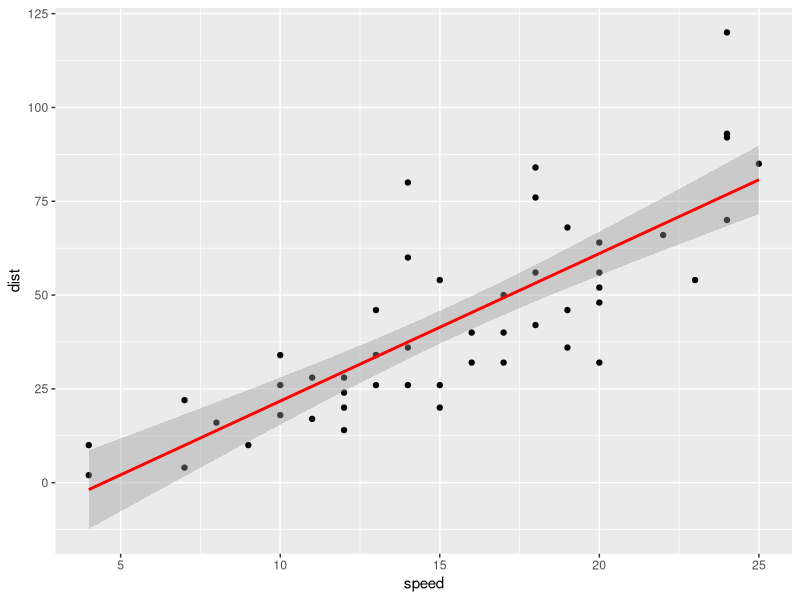
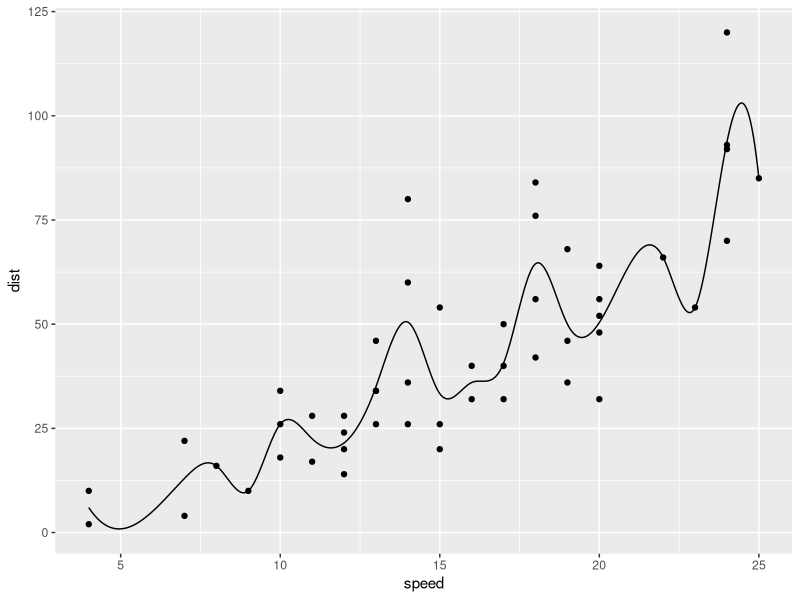
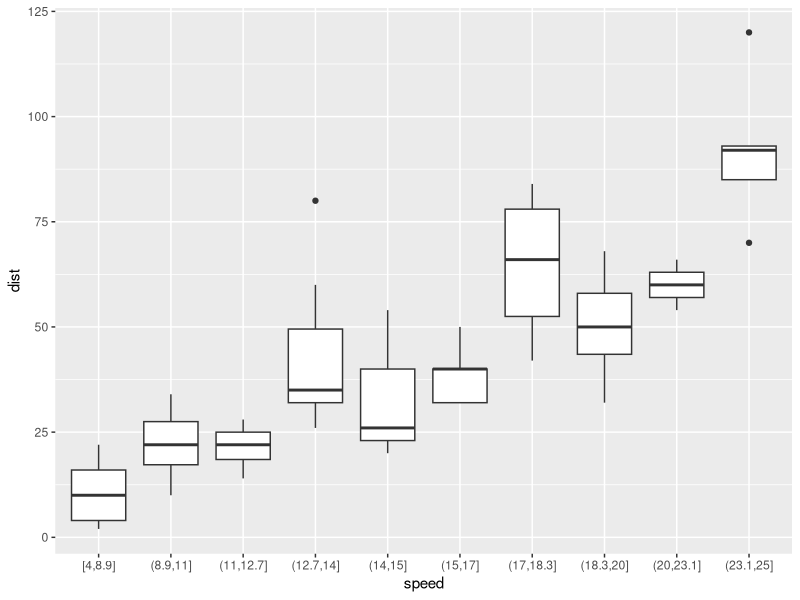

The R source for these figures, in order: (Note: this script raises an error after producing the figures.)
## ---- chunk 1
library(magrittr)
library(xtable)
library(ggplot2)
knitr::opts_chunk$set(echo = FALSE)
set_notes <- function(s) {
  sprintf('<div class="notes">%s</div>', s)
}
set_image <- function(name, style = "height:400px;") {
  sprintf('<img src="img/%s" style="%s"></img>', name, style)
}
## ---- chunk 2
hour <- c(0.5, 0.75, 1, 1.25, 1.5, 1.75, 1.75, 2, 2.25, 2.5, 2.75, 3, 3.25, 3.5, 4, 4.25, 4.5, 4.75, 5, 5.5)
pass <- c(0, 0, 0, 0, 0, 0, 1, 0, 1, 0, 1, 0, 1, 0, 1, 1, 1, 1, 1, 1)
rbind(hour, pass) %>% xtable() %>% print.xtable(type = "html")
## ---- chunk 3
g <- glm(pass ~ hour, family = "binomial")
summary(g) %>% xtable() %>% print.xtable(type = "html")
## ---- chunk 4
anova(g, test = "Chisq") %>% xtable() %>% print.xtable(type = "html")
## ---- chunk 5
set.seed(100); n <- 50; x <- rnorm(n, 0, 10); p <- 1 / (1 + exp(x * 0.01))
y <- runif(n) < p; g <- glm(y ~ x, family = "binomial"); anova(g, test = "Chisq")
## ---- chunk 6
set.seed(100); n <- 5000; x <- rnorm(n, 0, 10); p <- 1 / (1 + exp(x * 0.01))
y <- runif(n) < p; g <- glm(y ~ x, family = "binomial"); anova(g, test = "Chisq")
## ---- chunk 7
g <- lm(dist ~ speed, cars)
ggplot(cars, aes(x = speed, y = dist)) + 
  geom_point() +
  stat_smooth(method = "lm", col = "red")
## ---- chunk 8
ggplot(cars, aes(x = speed, y = dist)) + 
  geom_point() +
  geom_line(aes(x = x, y = y), data = data.frame(spline(cars, n = nrow(cars) * 10)))
## ---- chunk 9
cars2 <- cars
cars2$speed <- with(cars, cut(speed, breaks = quantile(speed, seq(0, 1, by = 0.1)), include.lowest = TRUE))
ggplot(cars2, aes(x = speed, y = dist)) + 
  geom_boxplot()
## ---- chunk 10
data(ipinyou, package = "FeatureHashing")
plot(sort(table(ipinyou.train$Domain), decreasing = TRUE), xlab = "Domain", ylab = "出現次數", xaxt = "n")
## ---- chunk 11
data(ipinyou, package = "FeatureHashing")
tb <- table(ipinyou.test$Domain %in% ipinyou.train$Domain)
names(tb) <- c("新欄位", "舊欄位")
barplot(tb)
## ---- chunk 12
cars2 <- cars
cars2$type <- "original"
cars2 <- rbind(cars2, data.frame(speed = c(15, 31), dist = c(30, 100), type = "new"))
lm_right <- function(formula,data,...){
  mod <- lm(formula,data)
  class(mod) <- c('lm_right',class(mod))
  mod
}
predictdf.lm_right <- 
  function(model, xseq, se, level){
    ## here the main code: truncate to x values at the right
    init_range = range(model$model$x)
    xseq <- xseq[xseq >=init_range[1]]
    ggplot2:::predictdf.default(model, xseq[-length(xseq)], se, level)
  }
ggplot(cars2, aes(x = speed, y = dist, color = type)) +
  geom_point() +
  stat_smooth(method = "lm_right", data = cars2[cars2$type != "new",], color = "black", linetype = "dashed", fullrange = TRUE)
## ---- chunk 13
cars2 <- cars
cars2$speed <- with(cars, cut(speed, breaks = c(quantile(speed, seq(0, 1, by = 0.1)), 35, 45), include.lowest = TRUE))
cars2 <- rbind(cars2, data.frame(speed = "(25,35]", dist = NA))
ggplot(cars2, aes(x = speed, y = dist)) + 
  geom_boxplot() +
  geom_point(aes(x = x, y = y), data = data.frame(x = "(25,35]", y = 75), color = "red", shape = "?", size = 10)
## ---- chunk 14
barplot(c(
  "Train" = ncol(model.matrix(~ Domain, ipinyou.train)),
  "Test" = ncol(model.matrix(~ Domain, ipinyou.test))
))
